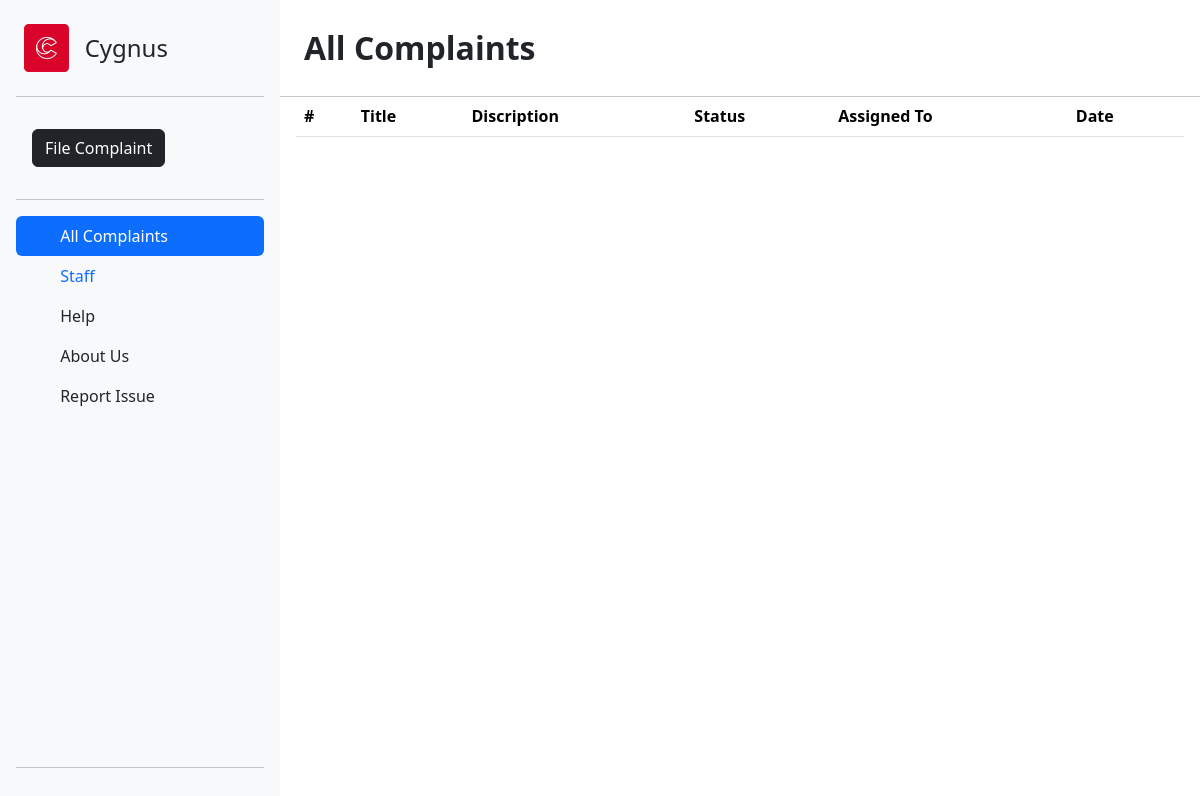
Page /home on the earlier database version.
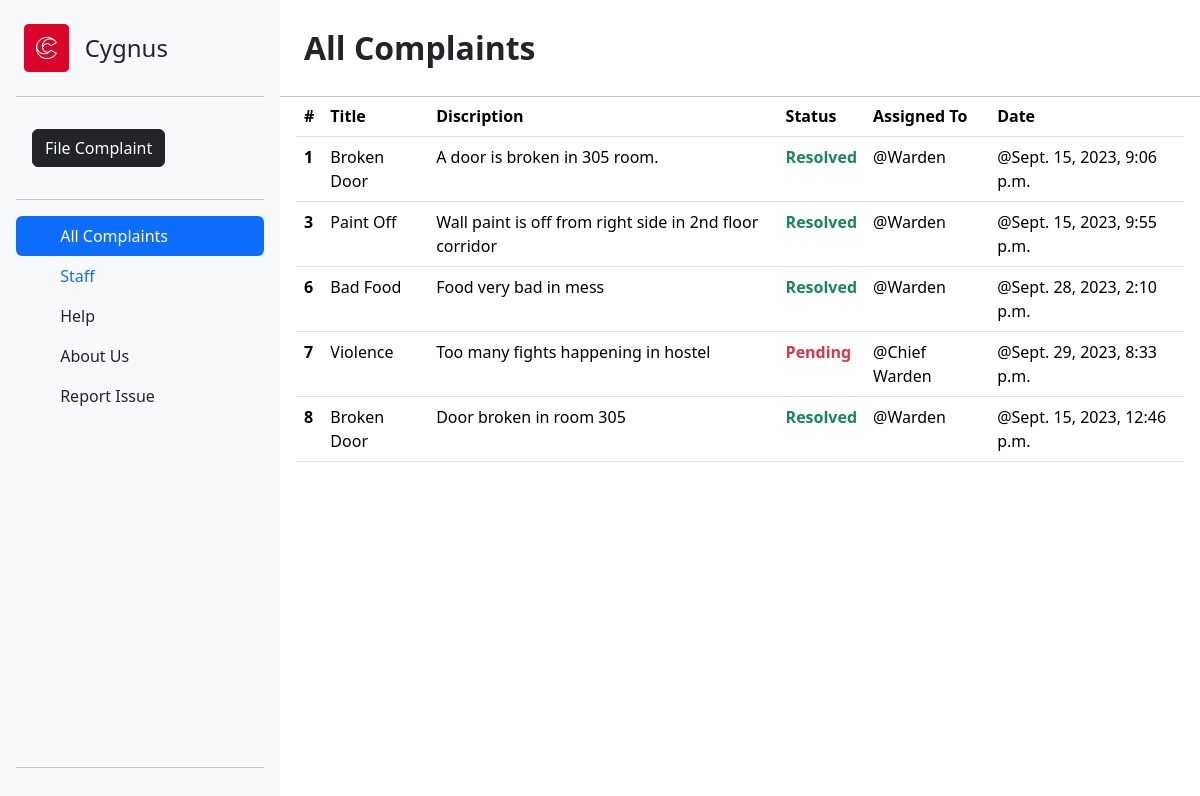
Same page on the later database version.
### portal/models.py (models this page shows)
class Complaint(models.Model):
    complaint_id = models.AutoField(primary_key=True)
    title = models.CharField(max_length=200)
    discription = models.CharField(max_length=200)
    status = models.CharField(max_length=100, null = True)
    faculty = models.CharField(max_length=200)
    pub_date = models.DateTimeField('Date Published')

### portal/views.py (the view)
# urls.py: 2. Add a URL to urlpatterns:  path('', views.home, name='home')
def home(request):
    items = Complaint.objects.all()
    return render(request, 'home.html', {'complaints': items})

### portal/templates/home.html
{% extends 'base.html' %}
{% block title %} All Complaints {% endblock %}
{% block content %}
<div class="p-3">
    <table class="table">
        <thead>
          <tr>
            <th scope="col">#</th>
            <th scope="col">Title</th>
            <th scope="col">Discription</th>
            <th scope="col">Status</th>
            <th scope="col">Assigned To</th>
            <th scope="col">Date</th>
          </tr>
        </thead>
        <tbody>
            {% for complaint in complaints %}
          <tr>
            <th scope="row">{{ complaint.complaint_id }}</th>
            <td>{{ complaint.title }}</td>
            <td>{{ complaint.discription }}</td>
            <td class="fw-semibold {% if complaint.status != 'Resolved' %} text-danger {% else %} text-success  {% endif %}">{{ complaint.status }}</td>
            <td>@{{ complaint.faculty }}</td>
            <td>@{{ complaint.pub_date }}</td>
          </tr>
          {% endfor %}
        </tbody>
      </table>
</div>
{% load static %}
{% endblock %}

### portal/templates/base.html (shortened to what this page needs)
<!DOCTYPE html>
{% load static %}
<html lang="en">
  <head>
    <link
      href="https://cdn.jsdelivr.net/npm/bootstrap@5.3.2/dist/css/bootstrap.min.css"
      rel="stylesheet"
    />
  </head>
  <body style="display: flex;" style="background-color: rgb(238, 237, 237);">
    <div class="d-flex flex-column flex-shrink-0 p-3 bg-light" style="width: 280px; height: 100vh;">
      <a href="/" class="d-flex align-items-center mb-3 mb-md-0 me-md-auto link-dark text-decoration-none">
        <img src="{% static '/images/logo.png' %}" class="m-2"  style="height: 3rem;" alt="My image">
        <span class="fs-4 m-2">Cygnus</span>
      </a>
      <hr>
      <a href="{% url 'complaint' %}">
        <button class="btn {% if request.path == '/complaint' %}btn-primary{% else %}btn-dark{% endif %} m-3">File Complaint</button>
      </a>
      <hr>
      <ul class="nav nav-pills flex-column mb-auto">
        <li class="nav-item">
          <a href="{% url 'home' %}" class="nav-link link {% if request.path == '/home' %}active{% endif %}" aria-current="page">
            <svg class="bi me-2" width="16" height="16"><use xlink:href="#home"></use></svg>
            All Complaints
          </a>
        </li>
        <li>
          <a href="{% url 'staff' %}" class="nav-link link {% if request.path == '/staff/' %}active{% endif %}">
            <svg class="bi me-2" width="16" height="16"><use xlink:href="#speedometer2"></use></svg>
            Staff
          </a>
        </li>
        <li>
          <a href="#" class="nav-link link-dark">
            <svg class="bi me-2" width="16" height="16"><use xlink:href="#table"></use></svg>
            Help
          </a>
        </li>
        <li>
          <a href="#" class="nav-link link-dark">
            <svg class="bi me-2" width="16" height="16"><use xlink:href="#grid"></use></svg>
            About Us
          </a>
        </li>
        <li>
          <a href="#" class="nav-link link-dark">
            <svg class="bi me-2" width="16" height="16"><use xlink:href="#people-circle"></use></svg>
            Report Issue
          </a>
        </li>
      </ul>
      <hr>
    </div>
    <div style="display: flex; flex-direction: column; width: 100%;">
      <div style="height: 5rem;">
       <div class="m-4 fs-2 fw-semibold" style="display: flex; justify-content: space-between;">{% block title %} {% endblock %} </div>
        <hr>
      </div>
      {% block content %}{% endblock %}
    </div>
  </body>
</html>

Differences in the rows shown:
added Complaint: complaint_id "1", title "Broken Door", discription "A door is broken in 305 room.", status "Resolved", faculty "Warden", pub_date "Sept. 15, 2023, 9:06 p.m."
added Complaint: complaint_id "3", title "Paint Off", discription "Wall paint is off from right side in 2nd floor corridor", status "Resolved", faculty "Warden", pub_date "Sept. 15, 2023, 9:55 p.m."
added Complaint: complaint_id "6", title "Bad Food", discription "Food very bad in mess", status "Resolved", faculty "Warden", pub_date "Sept. 28, 2023, 2:10 p.m."
added Complaint: complaint_id "7", title "Violence", discription "Too many fights happening in hostel", status "Pending", faculty "Chief Warden", pub_date "Sept. 29, 2023, 8:33 p.m."
added Complaint: complaint_id "8", title "Broken Door", discription "Door broken in room 305", status "Resolved", faculty "Warden", pub_date "Sept. 15, 2023, 12:46 p.m."
